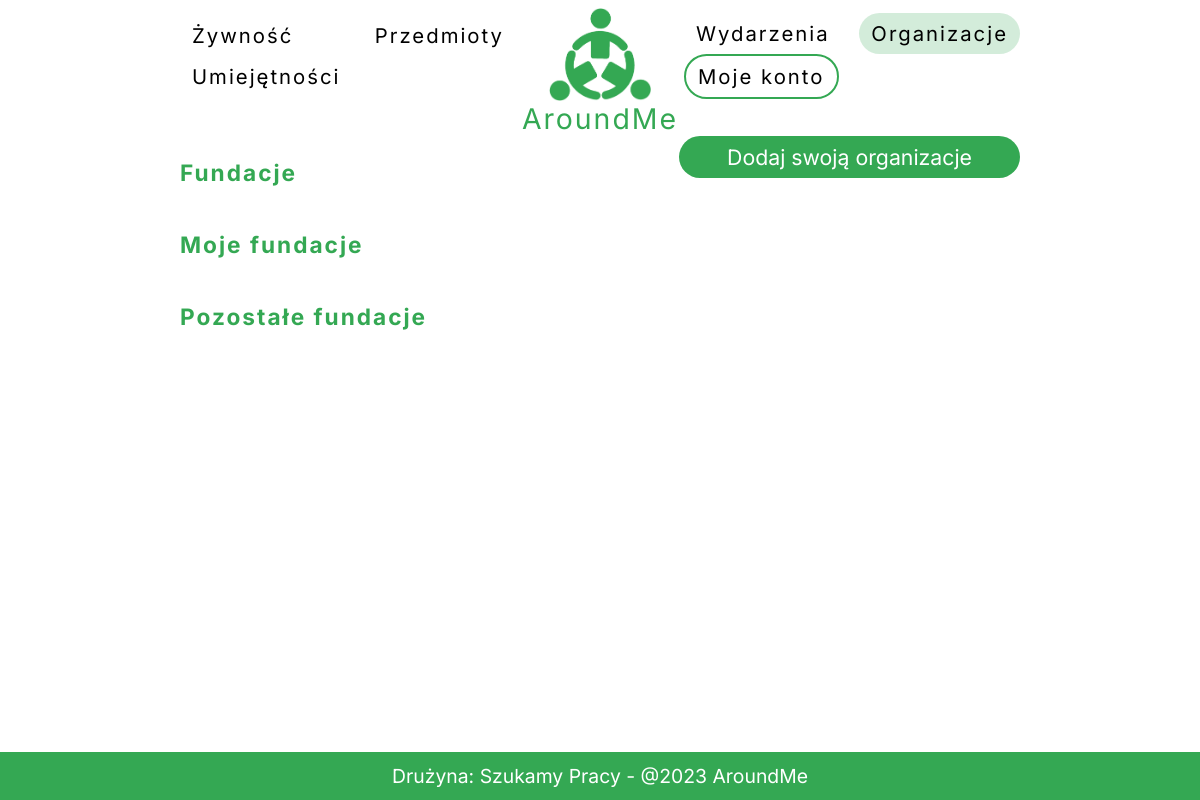
Before: /fundacje/ (signed in) with the older database file.
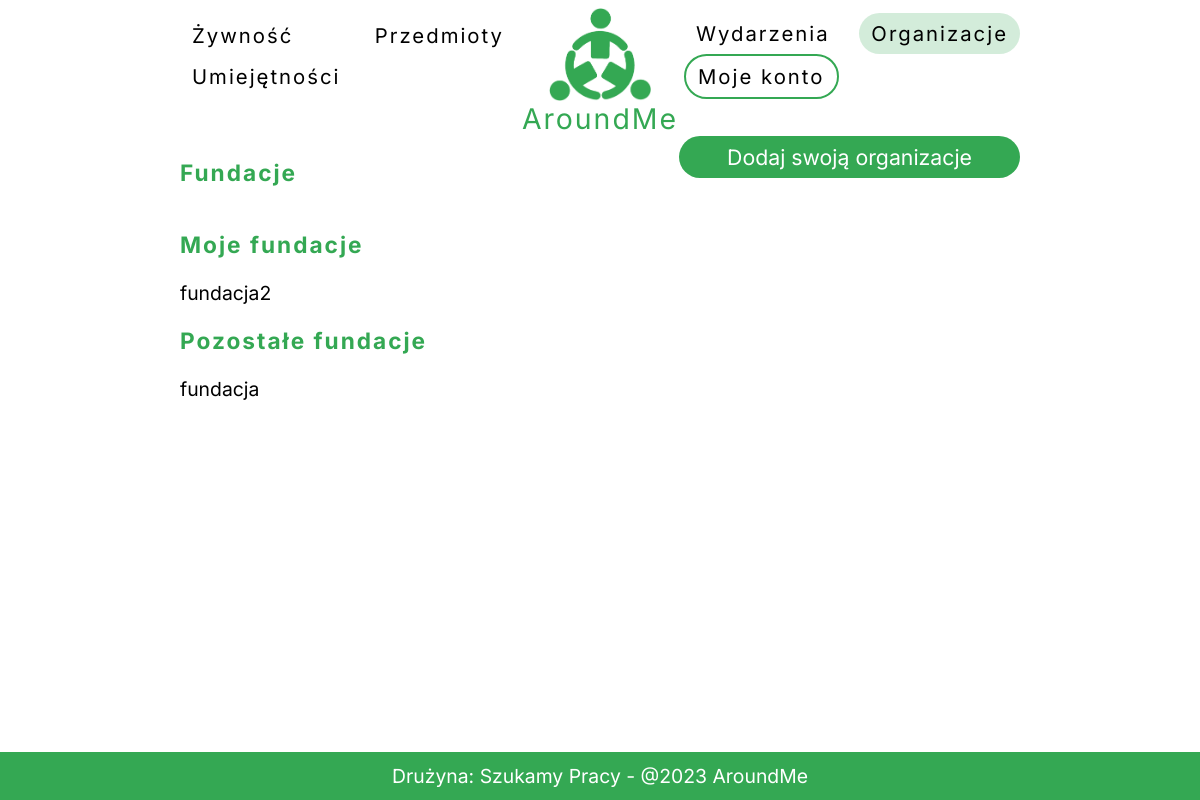
After: the same page with the newer database file.
### backend/models.py (models this page shows)
class Organization(models.Model):
    nazwa = models.CharField(max_length=50, blank=False)
    uzytkownik = models.CharField(max_length=100, blank=True)
    opis = models.CharField(max_length=500, blank=True)
    logo = models.ImageField(upload_to='documents/', blank=True)

### backend/views.py (the view)
# urls.py: path('fundacje/', fundacje, name='fundacje'),
def fundacje(request):
    user = request.user
    twoje_organizacje = user.organizacja.all()
    inne_organizacje = Organization.objects.exclude(id__in=twoje_organizacje.values_list('id', flat=True))
    return render(
        request = request,
        template_name = "frontend/fundacje.html",
        context={"twoje_organizacje":twoje_organizacje, "inne_organizacje":inne_organizacje}
        )

### frontend/templates/frontend/fundacje.html (shortened to what this page needs)
{% extends 'frontend/base.html' %}
{% block fundacje %}
active
{% endblock %}
{% block content %}
<div id="org-container">
    <div class="org-inner">
        <h3>Fundacje</h3>
        <a class="main_button" href="{% url 'organizacja_form' %}">Dodaj swoją organizacje</a>
    </div>
    <h3>Moje fundacje</h3>
    {% for org in twoje_organizacje %}
        {{org.nazwa}}
    {% endfor %}
    <h3>Pozostałe fundacje</h3>
    {% for org in inne_organizacje %}
        {{org.nazwa}}
    {% endfor %}
</div>
{% endblock content %}

Changed rows visible on the page:
added Organization: nazwa "fundacja2", shown under "Moje fundacje"
added Organization: nazwa "fundacja", shown under "Pozostałe fundacje"
